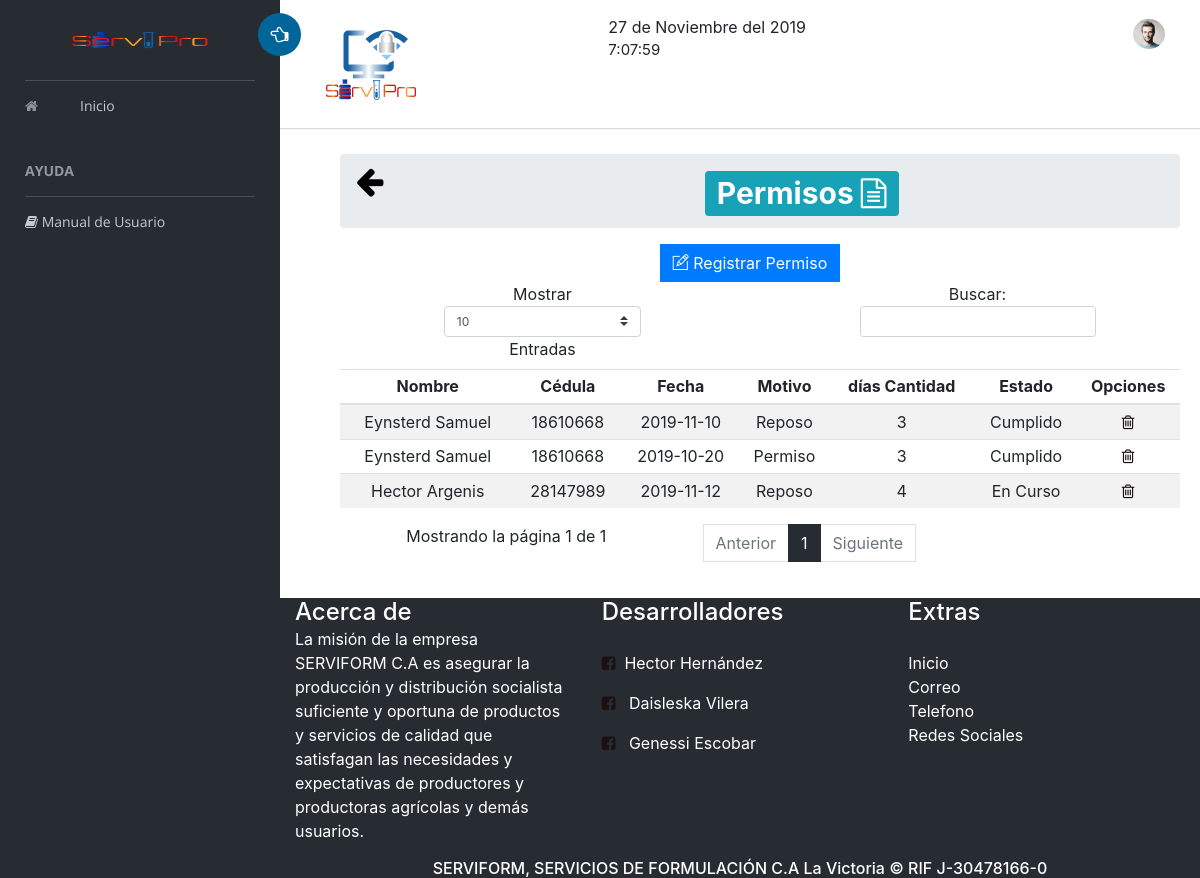
/Vistas/asistencias/permisos.php, run on the app's committed database.
### tables this page shows
CREATE TABLE `permisos` (
  `id` int(11) NOT NULL,
  `motivo` enum('Reposo','Permiso') DEFAULT NULL,
  `cantidad_dias` int(11) NOT NULL,
  `inicio_permiso` date NOT NULL,
  `fin_permiso` date NOT NULL,
  `resta` int(11) NOT NULL,
  `status` enum('En Curso','Cumplido') NOT NULL DEFAULT 'En Curso',
  `id_empleado` int(11) NOT NULL
);

CREATE TABLE `empleado` (
  `id` int(11) NOT NULL,
  `cedula` varchar(11) NOT NULL,
  `nombres` varchar(90) NOT NULL,
  `apellidos` varchar(90) NOT NULL,
  `direccion` varchar(90) NOT NULL,
  `telefono` varchar(90) NOT NULL,
  `fecha_ingreso` date NOT NULL,
  `condicion` enum('Fijo','Contratado') NOT NULL,
  `fecha_venc` date NOT NULL,
  `ncuenta` mediumtext NOT NULL,
  `id_cargo` int(11) NOT NULL,
  `id_departamento` int(11) NOT NULL
);

### Vistas/asistencias/permisos.php (the view, shortened to what this page needs)
 <?php
 include_once "../includes/menu.php"; ?>
 <div class="contenido" style="padding-left: 20px">
    <div class="content-2">
     <section style="padding-left: 20px;" class="content-header">
      <ol class="breadcrumb">
        <a href="../asistencias/ControlA.php?operacion=index" class="atras" title="Atras"><span class="fa fa-arrow-left" style="font-size: 32px;" ></span></a>
        <h1 align="center"><span style="margin-left: 8.5cm;" class="badge badge-info">Permisos <i class="fa fa-file-text-o"></i> </span></h1>
      <br>
      </ol>
</section >
<center>
  <a data-toggle="modal" data-target="#mediumModal" href="../inventario/registro-inventario.php" class="btn btn-primary"><i  class="ti-pencil-alt"></i> Registrar Permiso</a></center>
       <div class="table-responsive" style="padding-left: 20px;">
            <table class="table table-striped table-sm " id="table">
                <thead>
                  <tr>
                    <th>Nombre</th>
                    <th>Cédula</th>
                    <th>Fecha</th>
                    <th>Motivo</th>
                    <th>días Cantidad</th>
                    <th>Estado</th>
                    <?php
                        echo '
                          <th>Opciones</th>
                        ' ;
                    ?>
                  </tr>
                </thead>
                  <tbody>
                   <?php
                  include('../../Modelos/conexion.php');
                   $sql="SELECT permisos.id, empleado.nombres, empleado.cedula, permisos.status, permisos.cantidad_dias, permisos.motivo, permisos.inicio_permiso FROM permisos, empleado WHERE empleado.id=permisos.id_empleado";
                   $data=mysqli_query($conectar,$sql);
                    while($consulta=mysqli_fetch_array($data)) {
                      echo "
                      <tr>
                        <td>".$consulta['nombres']."</td>
                        <td>".$consulta['cedula']."</td>
                        <td>".$consulta['inicio_permiso']."</td>
                        <td>".$consulta['motivo']."</td>
                        <td>".$consulta['cantidad_dias']."</td>
                        <td>".$consulta['status']."</td>
                        ";
                        echo "  <td>
                            <a href='../asistencias/ControlA.php?operacion=permiso_eliminar&id_permiso=(".$consulta['id'].")' class='eliminar'  title='Eliminar'><span class='fa fa-trash-o'></span></a>";
                    }
                  ?>
                </tbody>
            </table>
        </div>
    </div>
</div>
<?php include_once "../includes/footer.php"; ?>

### data on the page
permisos: id_empleado.nombres "Eynsterd Samuel", id_empleado.cedula "18610668", inicio_permiso "2019-11-10", motivo "Reposo", cantidad_dias "3", status "Cumplido"
permisos: id_empleado.nombres "Eynsterd Samuel", id_empleado.cedula "18610668", inicio_permiso "2019-10-20", motivo "Permiso", cantidad_dias "3", status "Cumplido"
permisos: id_empleado.nombres "Hector Argenis", id_empleado.cedula "28147989", inicio_permiso "2019-11-12", motivo "Reposo", cantidad_dias "4", status "En Curso"
